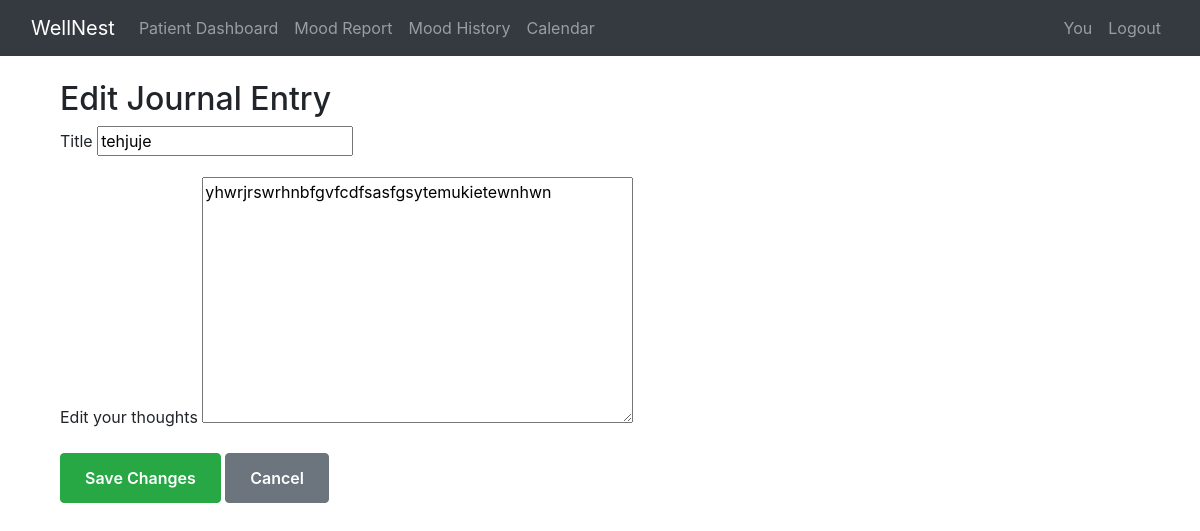
The page /journal/edit/4/ (signed in) on the database its author committed.
### website/models.py (models this page shows, shortened)
class JournalEntry(models.Model):
    user = models.ForeignKey(User, on_delete=models.CASCADE)
    title = models.CharField(max_length=255)
    content = models.TextField()
    sentiment_score = models.FloatField(default=0.0)
    created_at = models.DateTimeField(auto_now_add=True)

### website/views.py (the view)
# urls.py: path('journal/edit/<int:entry_id>/', views.edit_journal_entry, name='edit_journal_entry'),
@login_required
def edit_journal_entry(request, entry_id):
    entry = get_object_or_404(JournalEntry, id=entry_id, user=request.user)
    if request.method == 'POST':
        form = JournalEntryForm(request.POST, instance=entry)
        if form.is_valid():
            form.save()
            return redirect('journal_dashboard')
    else:
        form = JournalEntryForm(instance=entry)
    return render(request, 'journal/edit_entry.html', {'form': form})

### website/forms.py
class JournalEntryForm(forms.ModelForm):
    class Meta:
        model = JournalEntry
        fields = ['title', 'content']

### website/templates/journal/edit_entry.html (shortened to what this page needs)
{% extends 'base.html' %}
{% block content %}
<div class="container">
    <h2>Edit Journal Entry</h2>
    <form method="POST">
        <div class="mb-3">
            <label for="id_title" class="form-label">Title</label>
            {{ form.title }}
        </div>
        <div class="mb-3">
            <label for="id_content" class="form-label">Edit your thoughts</label>
            {{ form.content }}
        </div>
        <button type="submit" class="btn btn-success">Save Changes</button>
        <a href="{% url 'journal_dashboard' %}" class="btn btn-secondary">Cancel</a>
    </form>
</div>
{% endblock %}

### static/css/main.css (style rules this page uses)
.btn { padding: 0.75rem 1.5rem; border-radius: 4px; font-weight: 600; cursor: pointer; display: inline-flex; align-items: center; gap: 0.5rem; text-decoration: none; }

### rows shown on the page
JournalEntry: title "tehjuje", content "yhwrjrswrhnbfgvfcdfsasfgsytemukietewnhwn"
